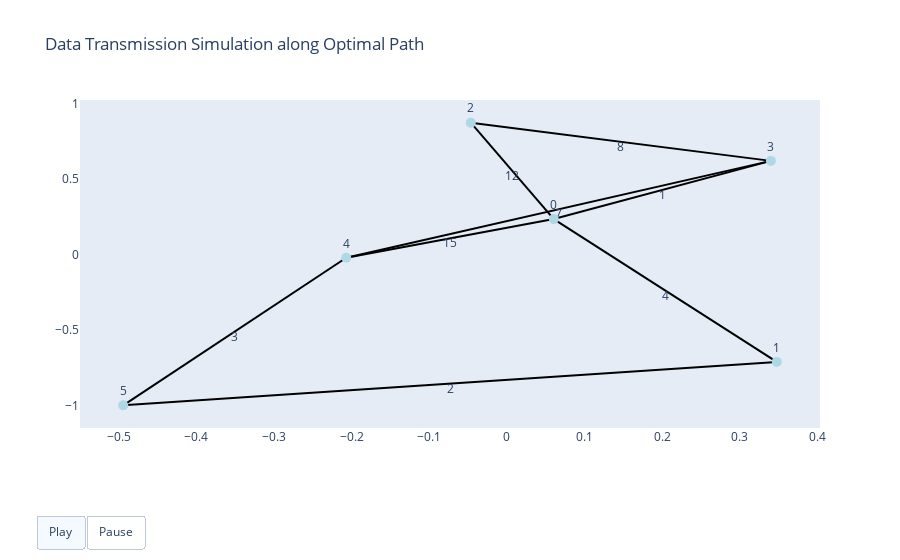

Notebook source saved alongside this figure:
### Code cell
import networkx as nx
import plotly.graph_objects as go
import numpy as np

# Define the graph
G = nx.Graph()
edges = [(0, 1, 4), (1, 5, 2), (5, 4, 3), (4, 3, 7), (3, 2, 8), (0, 4, 15), (0, 2, 12), (3, 0, 1)]
G.add_weighted_edges_from(edges)

# Define the optimal path
optimal_path = [3, 4, 5, 1, 0]

# Position the nodes using a layout algorithm
pos = nx.spring_layout(G, seed=42)

# Create Plotly figure
fig = go.Figure()

# Add edges with weights to the figure
for u, v, d in G.edges(data=True):
    fig.add_trace(go.Scatter(x=[pos[u][0], pos[v][0]], y=[pos[u][1], pos[v][1]], 
                             mode='lines', line=dict(width=2, color='black'),
                             showlegend=False))
    mid_x = (pos[u][0] + pos[v][0]) / 2
    mid_y = (pos[u][1] + pos[v][1]) / 2
    fig.add_trace(go.Scatter(x=[mid_x], y=[mid_y], mode='text', text=[f"{d['weight']}"], 
                             textposition='bottom center', showlegend=False))

# Add nodes
fig.add_trace(go.Scatter(
    x=[pos[node][0] for node in G.nodes()],
    y=[pos[node][1] for node in G.nodes()],
    mode='markers+text',
    marker=dict(size=10, color='lightblue'),
    text=[str(node) for node in G.nodes()],
    textposition='top center',
    showlegend=False
))

# Create animation frames
frames = []
for i in range(len(optimal_path) - 1):
    u, v = optimal_path[i], optimal_path[i + 1]
    x_values = np.linspace(pos[u][0], pos[v][0], num=10)
    y_values = np.linspace(pos[u][1], pos[v][1], num=10)
    
    for j in range(len(x_values)):
        frames.append(go.Frame(
            data=[
                go.Scatter(x=[x_values[j]], y=[y_values[j]], 
                           mode='markers', marker=dict(size=12, color='red'),
                           showlegend=False)
            ],
            name=f"Step {i + 1}_Dot_{j}"
        ))

# Add frames to the figure
fig.frames = frames

# Add play and pause buttons
fig.update_layout(
    updatemenus=[{
        'buttons': [
            {
                'label': 'Play',
                'method': 'animate',
                'args': [None, {
                    'frame': {'duration': 200, 'redraw': True},
                    'fromcurrent': True
                }]
            },
            {
                'label': 'Pause',
                'method': 'animate',
                'args': [[None], {
                    'frame': {'duration': 0, 'redraw': True},
                    'mode': 'immediate',
                    'transition': {'duration': 0}
                }]
            }
        ],
        'direction': 'left',
        'pad': {'r': 10, 't': 87},
        'showactive': True,
        'type': 'buttons',
        'x': 0.1,
        'xanchor': 'right',
        'y': 0,
        'yanchor': 'top'
    }]
)

# Update layout for better visualization
fig.update_layout(
    title="Data Transmission Simulation along Optimal Path",
    xaxis=dict(showgrid=False, zeroline=False),
    yaxis=dict(showgrid=False, zeroline=False),
    showlegend=False
)

# Show the plot
fig.show()

### Figure 1 — Plotly figure (JSON) as saved in the notebook; plotly's stock layout.template omitted (floating-point values rounded to 4 significant figures)
{"data": [{"line": {"color": "black", "width": 2}, "mode": "lines", "showlegend": false, "type": "scatter", "x": [0.06033, 0.3475], "y": [0.2357, -0.7118]}, {"mode": "text", "showlegend": false, "text": ["4"], "textposition": "bottom center", "type": "scatter", "x": [0.2039], "y": [-0.2381]}, {"line": {"color": "black", "width": 2}, "mode": "lines", "showlegend": false, "type": "scatter", "x": [0.06033, -0.207], "y": [0.2357, -0.02107]}, {"mode": "text", "showlegend": false, "text": ["15"], "textposition": "bottom center", "type": "scatter", "x": [-0.07331], "y": [0.1073]}, {"line": {"color": "black", "width": 2}, "mode": "lines", "showlegend": false, "type": "scatter", "x": [0.06033, -0.04658], "y": [0.2357, 0.8754]}, {"mode": "text", "showlegend": false, "text": ["12"], "textposition": "bottom center", "type": "scatter", "x": [0.006878], "y": [0.5556]}, {"line": {"color": "black", "width": 2}, "mode": "lines", "showlegend": false, "type": "scatter", "x": [0.06033, 0.3399], "y": [0.2357, 0.6218]}, {"mode": "text", "showlegend": false, "text": ["1"], "textposition": "bottom center", "type": "scatter", "x": [0.2001], "y": [0.4287]}, {"line": {"color": "black", "width": 2}, "mode": "lines", "showlegend": false, "type": "scatter", "x": [0.3475, -0.4941], "y": [-0.7118, -1]}, {"mode": "text", "showlegend": false, "text": ["2"], "textposition": "bottom center", "type": "scatter", "x": [-0.07333], "y": [-0.8559]}, {"line": {"color": "black", "width": 2}, "mode": "lines", "showlegend": false, "type": "scatter", "x": [-0.4941, -0.207], "y": [-1, -0.02107]}, {"mode": "text", "showlegend": false, "text": ["3"], "textposition": "bottom center", "type": "scatter", "x": [-0.3505], "y": [-0.5105]}, {"line": {"color": "black", "width": 2}, "mode": "lines", "showlegend": false, "type": "scatter", "x": [-0.207, 0.3399], "y": [-0.02107, 0.6218]}, {"mode": "text", "showlegend": false, "text": ["7"], "textposition": "bottom center", "type": "scatter", "x": [0.06646], "y": [0.3004]}, {"line": {"color": "black", "width": 2}, "mode": "lines", "showlegend": false, "type": "scatter", "x": [0.3399, -0.04658], "y": [0.6218, 0.8754]}, {"mode": "text", "showlegend": false, "text": ["8"], "textposition": "bottom center", "type": "scatter", "x": [0.1466], "y": [0.7486]}, {"marker": {"color": "lightblue", "size": 10}, "mode": "markers+text", "showlegend": false, "text": ["0", "1", "5", "4", "3", "2"], "textposition": "top center", "type": "scatter", "x": [0.06033, 0.3475, -0.4941, -0.207, 0.3399, -0.04658], "y": [0.2357, -0.7118, -1, -0.02107, 0.6218, 0.8754]}], "layout": {"showlegend": false, "title": {"text": "Data Transmission Simulation along Optimal Path"}, "updatemenus": [{"buttons": [{"args": [null, {"frame": {"duration": 200, "redraw": true}, "fromcurrent": true}], "label": "Play", "method": "animate"}, {"args": [[null], {"frame": {"duration": 0, "redraw": true}, "mode": "immediate", "transition": {"duration": 0}}], "label": "Pause", "method": "animate"}], "direction": "left", "pad": {"r": 10, "t": 87}, "showactive": true, "type": "buttons", "x": 0.1, "xanchor": "right", "y": 0, "yanchor": "top"}], "xaxis": {"showgrid": false, "zeroline": false}, "yaxis": {"showgrid": false, "zeroline": false}}}
